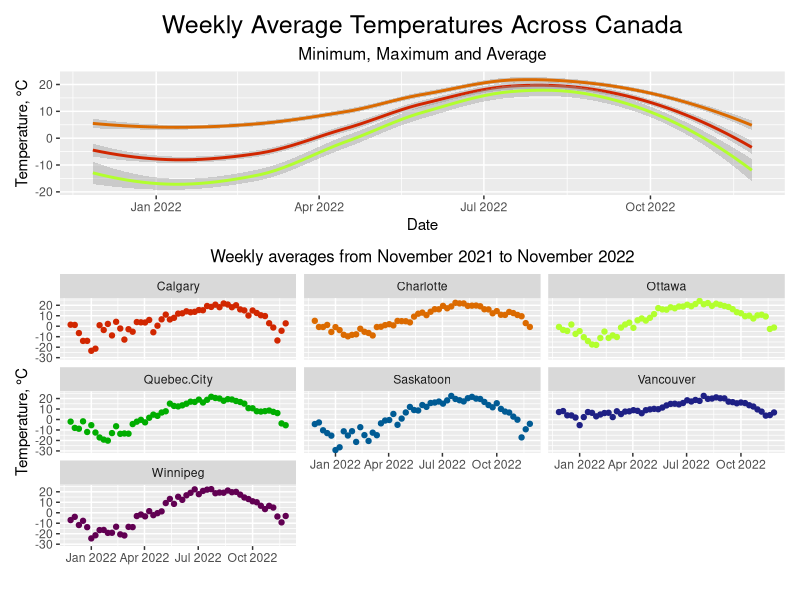
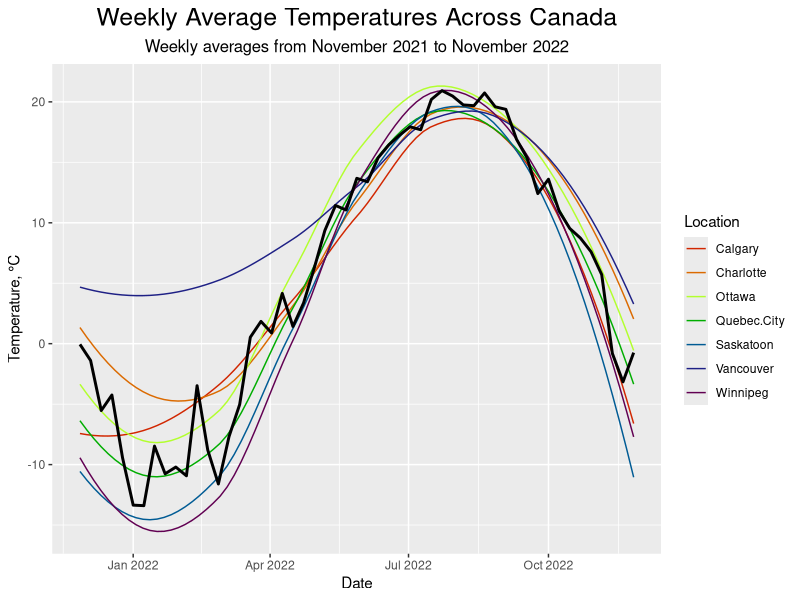

The R source for these figures, in order:
## ---- chunk 1
knitr::opts_chunk$set(echo = TRUE)
## ---- chunk 2
library(tidyverse)
library(ggplot2)
library(patchwork)

temperature <- read.csv("average-temperatures.csv")
## ---- chunk 3
avg_week_temp <- function(obj) {
  # function to calculate the average weekly temperature for a vector of data
  # takes in a vector with minimum length of 7, expected length to be a multiple
  # of 7, but will not raise errors for other lengths
  # returns a vector 1/7 the length of the original vector
  i <- 7
  loop_count <- 1
  avt <- vector()
  while(i < length(obj) + 1) {
    # define the beginning of the week, and calculate the week average
    j = i - 6
    next_avg <- mean(obj[j:i])
    
    # add the average value to the vector
    avt[[loop_count]] <- next_avg
    
    # increment looping variables
    i <- i + 7
    loop_count <- loop_count + 1
  }
  # return the vector of weekly averages
  return(avt)
}
## ---- chunk 4
local_avg <- function(obj){
  # function to calculate the Canada wide average weekly temperature for 1 year
  # takes in a data frame with 371 observations (53 weeks worth of daily averages)
  # for 7 cities along the Trans Canada Railway
  # returns a vector with 53 weekly averages
  obj_col_names <- colnames(obj)
  week_averages <- data.frame(
    matrix(vector(), 53, 10, 
           dimnames=list(c(), c(obj_col_names))))
  # Get dates for the end of week
  for (i in 1:3){
    a <- obj[[i]][seq(7, length(obj[[i]]), 7)]
    week_averages[[i]] <- a
  }
  # Get avg_week_temp for each location
  for (i in 4:10){
    # the first 3 cols in obj are dates, so we start at column 4
    week_averages[[i]] <- avg_week_temp(obj[[i]])  
  }
  week_averages$date <- as.Date(with(week_averages, paste(Year, Month, Day, sep = "-")), 
                                "%Y-%m-%d")
  ave <- select(week_averages, date, Vancouver:Charlotte)
  class(ave) <- 'temp_7'
  return(ave)
}

local_weekly_avg <- local_avg(temperature)
class(local_weekly_avg)
## ---- chunk 5
to_df <- function(obj){
  # change temp_7 data to a dataframe
  
  n <- names(obj[1:8])
  f <- data.frame(
    matrix(vector(), 53, 8, dimnames=list(c(), c(n))))
  f[[1]] <- obj$date
  f[[2]] <- obj$Vancouver
  f[[3]] <- obj$Calgary
  f[[4]] <- obj$Saskatoon
  f[[5]] <- obj$Winnipeg
  f[[6]] <- obj$Ottawa
  f[[7]] <- obj$Quebec.City
  f[[8]] <- obj$Charlotte
  
  return(f)
}
## ---- chunk 6
summary.temp_7 <- function(obj){
  ## Accepts a temp_7 class object containing 53 observations of 8 variables
  ## Calculates a Canada wide average, max and min
  
  s <- to_df(obj)
  
  s$average <- round(rowMeans(s[2:8]), digits=2)
  s$max <- round(apply(X=s[2:8], MARGIN = 1, FUN = max), digits=2)
  s$min <- round(apply(X=s[2:8], MARGIN = 1, FUN = min), digits=2)
  
  new_data <- select(s, date, min, average, max)
  return(new_data)
}

canada_sum <- summary(local_weekly_avg)
str(canada_sum)
## ---- chunk 7
print.temp_7 <- function(obj){
  suppressMessages(library(tidyverse))
  suppressMessages(library(ggplot2))
  suppressMessages(library(patchwork))
  
  # Override print function to allow desired output for temp_7 class data 
  
  rainbow <- c("#D12600", "#DB6A00", "#B2FF2E", 
               "#00AD00", "#005B94", "#1E2085", "#610052")
  
  # update ggplot and patchwork theme to center title, subtitle, and caption text
  theme_update(plot.title = element_text(hjust = 0.5, size = 18),
             plot.subtitle = element_text(hjust = 0.5, size = 12),
             plot.caption = element_text(hjust = 0.5))
  
  s <- to_df(obj)
  s$Average <- rowMeans(s[2:8])
  s$Min <- apply(X=s[2:8], MARGIN = 1, FUN = min)  
  s$Max <- apply(X=s[2:8], MARGIN = 1, FUN = max)

  longer_data <- s %>%
    pivot_longer(Vancouver:Charlotte, names_to = "Location", values_to = "Temperature")
  sum_data <- s %>%
    pivot_longer(Average:Max, names_to = "Stat", values_to = "Temperature")
  
  p1 <- ggplot(longer_data,  aes(x=date, y=Temperature, color=Location)) + 
    geom_point() + scale_color_manual(values = rainbow) +
    guides(colour="none") + facet_wrap(vars(Location)) +
    labs(x="", y="Temperature, °C", 
         subtitle = "Weekly averages from November 2021 to November 2022") 
  
  p2 <- ggplot(sum_data, aes(x=date, y=Temperature, color=Stat)) + 
    geom_smooth(method = 'loess', formula = 'y~x') + guides(colour="none") +
    labs(title="Weekly Average Temperatures Across Canada",
         subtitle="Minimum, Maximum and Average", x="Date", y="Temperature, °C") +
    scale_color_manual(values = rainbow)
  
  layout <- c(area(1,1,1,2), area(2,1,3,2))
  
  p2 + p1 + plot_layout(design = layout)
}

print(local_weekly_avg)
## ---- chunk 8
plot.temp_7 <- function(obj){
  # Accepts a temp_7 class item containing 53 observations of 8 variables
  # Creates a plot showing the average temperature for each location each week
  
  suppressMessages(library(tidyverse))
  suppressMessages(library(ggplot2))
  suppressMessages(library(patchwork))
  
  rainbow <- c("#D12600", "#DB6A00", "#B2FF2E", 
               "#00AD00", "#005B94", "#1E2085", "#610052")
  
  # update ggplot and patchwork theme to center title, subtitle, and caption text
  theme_update(plot.title = element_text(hjust = 0.5, size = 18),
             plot.subtitle = element_text(hjust = 0.5, size = 12),
             plot.caption = element_text(hjust = 0.5))
  
  plot_1 <- to_df(obj)
  
  plot_1$overall <- rowMeans(plot_1[,2:8])
  
  longer_data <- plot_1 %>%
    pivot_longer(Vancouver:Charlotte, names_to = "Location", values_to = "Temperature")
  
  p1 <- ggplot(longer_data,  aes(x=date, y=Temperature, color=factor(Location))) + 
    geom_smooth(method = "loess", se = FALSE, linewidth = 0.5) + 
    guides(color = guide_legend("Location"), line = guide_legend("Overall")) + 
    labs(title="Weekly Average Temperatures Across Canada", x="Date", y="Temperature, °C", 
         subtitle = "Weekly averages from November 2021 to November 2022") +
    geom_line(mapping = aes(x=date, y=overall), color="black", linewidth = 1)
    
  
  p1 + scale_color_manual(values = rainbow)
  
}

plot(local_weekly_avg)
